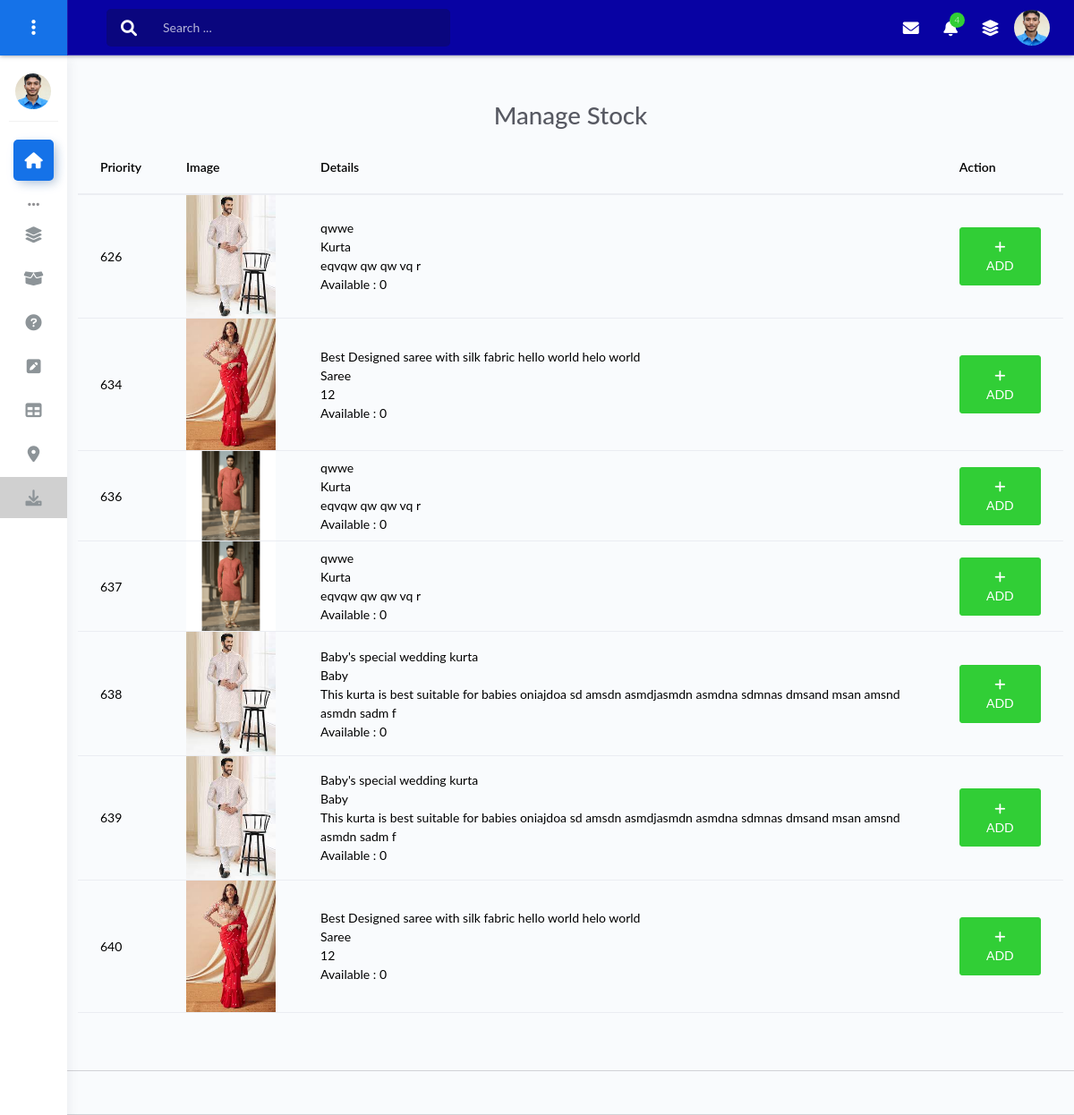
The app's page /admin/manage_stock.php (signed in) with its own data.
### tables this page shows
CREATE TABLE `item_list` (
  `item_id` int(11) NOT NULL,
  `category_id` int(11) NOT NULL,
  `product_id` int(11) NOT NULL,
  `color_id` int(11) NOT NULL,
  `size_id` int(11) NOT NULL,
  `mrp` int(10) UNSIGNED NOT NULL,
  `price` int(10) UNSIGNED NOT NULL,
  `visible` tinyint(1) NOT NULL DEFAULT 0,
  `priority` int(10) UNSIGNED DEFAULT NULL
);

CREATE TABLE `product_list` (
  `product_id` int(11) NOT NULL,
  `category_id` int(11) NOT NULL,
  `created_at` datetime NOT NULL DEFAULT current_timestamp(),
  `updated_at` datetime NOT NULL DEFAULT current_timestamp() ON UPDATE current_timestamp(),
  `product_code` varchar(50) NOT NULL,
  `product_name` varchar(100) NOT NULL,
  `description` text DEFAULT NULL,
  `keywords` varchar(255) DEFAULT NULL,
  `gender` char(2) NOT NULL,
  `visible` tinyint(1) NOT NULL DEFAULT 1,
  `priority` int(10) UNSIGNED DEFAULT NULL
);

CREATE TABLE `category_list` (
  `category_id` int(11) NOT NULL,
  `category_name` varchar(100) NOT NULL,
  `description` text DEFAULT NULL
);

### assets/public_function.php (called while the page is built, shortened)
<?php
function getDetails($conn, $itemCondition = "", $itemId = "")
{
    $details = [];
    $itemsSql = "SELECT item_list.*, product_list.description AS p_description, category_list.description AS c_description, category_list.category_name, product_list.product_name, product_list.product_code, product_list.gender, color_list.color_code, color_list.color_name, size_list.size_name, size_list.size_code, product_list.priority AS p_priority, product_list.visible AS p_visible,     product_list.keywords AS p_keywords,    COALESCE(stock.total_quantity, 0) AS stock FROM
    item_list
LEFT JOIN
    category_list ON item_list.category_id = category_list.category_id
LEFT JOIN
    product_list ON item_list.product_id = product_list.product_id
LEFT JOIN
    color_list ON item_list.color_id = color_list.color_id
LEFT JOIN
    size_list ON item_list.size_id = size_list.size_id
LEFT JOIN
 (SELECT item_id, SUM(quantity) AS total_quantity FROM stock GROUP BY item_id) AS stock ON item_list.item_id = stock.item_id WHERE 1=1 ";
    $result = $conn->query($itemsSql);
    if ($result) {
        while ($row = $result->fetch_assoc()) {
            $row['item_images'] = getItemImages($conn, $row['item_id']);
            $details[] = $row;
        }
        return $details;
    } else {
        return false;
    }
}
function getItemImages($conn, $itemId)
{
    $itemId = $conn->real_escape_string($itemId);
    $sql = "SELECT image_url FROM item_images WHERE item_id = $itemId ORDER BY priority ASC";
    $result = $conn->query($sql);
    if ($result) {
        $itemImages = [];
        while ($row = $result->fetch_assoc()) {
            $itemImages[] = $row['image_url'];
        }
        return $itemImages;
    } else {
        return false;
    }
}
?>

### admin/manage_stock.php (the view, shortened to what this page needs)
<?php
if (isset ($_SESSION['AdminID'])) {
    include ('header.php');
    include ('../conn.php');
    ?>
    <div class="container mt-5 overflow-scroll">
        <div>
            <h1 class="text-center">Manage Stock</h1>
            <table class="table">
                <thead>
                    <tr>
                        <th>Priority</th>
                        <th>Image</th>
                        <th>Details</th>
                        <th>Action</th>
                    </tr>
                </thead>
                <tbody>
                    <?php
                    $itemCondition = "";
                    $items = getDetails($conn, $itemCondition);
                    foreach ($items as $item) {
                        ?>
                        <tr>
                            <td>
                                <?php echo $item['item_id'] ?>
                            </td>
                            <td>
                                <img src="../assets/item_images/<?php echo @$item['item_images'][0] ?>" style="width:100px"
                                    alt="">
                            </td>
                            <td>
                                <?php echo $item['product_name'] ?><br>
                                <?php echo $item['category_name'] ?><br>
                                <?php echo $item['p_description'] ?><br>
                                Available :
                                <?php echo $item['stock'] ?><br>
                            </td>
                            <td>
                                <div class="btn btn-success" data-bs-toggle="modal" data-bs-target="#addStockModal"
                                    onclick="stockPreview('../assets/item_images/<?php echo @$item['item_images'][0] ?>', '<?php echo $item['category_name'] ?>', '<?php echo $item['product_name'] ?>', '<?php echo $item['price'] ?>', '<?php echo $item['mrp'] ?>', '<?php echo $item['size_name'] . '(' . $item['size_code'] . ')' ?>', '<?php echo $item['color_code'] ?>',<?php echo $item['item_id'] ?>);$('.openbtn').click();">
                                    <i class="fa fa-plus"></i> ADD
                                </div>
                            </td>
                        </tr>
                        <?php
                    }
                    ?>
                </tbody>
            </table>
        </div>
</div>
<?php include ('footer.php'); ?>
<?php
} else {
    header('location: login');
}
?>

### admin/header.php (shortened to what this page needs)
<!DOCTYPE html>
<html lang="en">
<head>
    <link rel="stylesheet" href="https://cdnjs.cloudflare.com/ajax/libs/font-awesome/6.0.0-beta3/css/all.min.css">
    <link rel="stylesheet" href="../assets/css/bootstrap.min.css">
    <link rel="stylesheet" href="../assets/css/datatable.css">
    <link rel="stylesheet" href="../assets/css/common.css">
    <link rel="stylesheet" href="src/css/style.css">
    <link rel="stylesheet" href="../assets/css/atlantis.css">
</head>
<body class="">
    <?php include ('../assets/public_function.php'); ?>
    <div class="wrapper sidebar_minimize">
        <div class="main-header">
            <?php include ('navbar.php') ?>
        </div>
        <?php include ('aside.php') ?>
        <div class="main-panel">
            <div class="content">

### admin/navbar.php (shortened to what this page needs)
<div class="logo-header" data-background-color="blue">
    <div class="nav-toggle" data-bs-toggle="sidebar_minimize" data-bs-target=".sidebar">
        <button class="btn btn-toggle toggle-sidebar">
        </button>
    </div>
</div>
<nav class="navbar navbar-header navbar-expand-lg bg-pri">
    <div class="container-fluid">
        <div class="collapse" id="search-nav">
            <form class="navbar-left navbar-form nav-search ms-md-3">
                <div class="input-group">
                    <div class="input-group-prepend d-flex pt-1">
                        <button type="submit" class="btn input-group-text btn-search ">
                            <i class="fa fa-search search-icon"></i>
                        </button>
                    </div>
                    <input type="text" placeholder="Search ..." class="form-control">
                </div>
            </form>
        </div>
        <ul class="navbar-nav topbar-nav ml-md-auto align-items-center">
            <li class="nav-item dropdown hidden-caret">
                <a class="nav-link dropdown-toggle" href="#" id="messageDropdown" role="button"
                    data-bs-toggle="dropdown" aria-haspopup="true" aria-expanded="false">
                    <i class="fa fa-envelope"></i>
                </a>
            </li>
            <li class="nav-item dropdown hidden-caret">
                <a class="nav-link dropdown-toggle" href="#" id="notifDropdown" role="button" data-bs-toggle="dropdown"
                    aria-haspopup="true" aria-expanded="false">
                    <i class="fa fa-bell"></i>
                    <span class="notification">4</span>
                </a>
            </li>
            <li class="nav-item dropdown hidden-caret">
                <a class="nav-link" data-bs-toggle="dropdown" href="#" aria-expanded="false">
                    <i class="fas fa-layer-group"></i>
                </a>
            </li>
            <li class="nav-item dropdown hidden-caret">
                <a class="dropdown-toggle profile-pic" data-bs-toggle="dropdown" href="#" aria-expanded="false">
                    <div class="avatar-sm">
                        <img src="src/img/photo.jpg" alt="..." class="avatar-img rounded-circle">
                    </div>
                </a>
            </li>
        </ul>
    </div>
</nav>

### admin/aside.php (shortened to what this page needs)
<div class="sidebar sidebar-style-2">
    <div class="sidebar-wrapper scrollbar scrollbar-inner">
        <div class="sidebar-content">
            <div class="user">
                <div class="avatar-sm float-start me-2">
                    <img src="src/img/photo.jpg" alt="..." class="avatar-img rounded-circle">
                </div>
            </div>
            <ul class="nav nav-primary">
                <li class="nav-item active">
                    <a href="dashboard">
                        <i class="fas fa-home"></i>
                    </a>
                </li>
                <li class="nav-section">
                    <span class="sidebar-mini-icon">
                        <i class="fa fa-ellipsis-h"></i>
                    </span>
                </li>
                <li class="nav-item">
                    <a href="manage_category">
                        <i class="fas fa-layer-group"></i>
                    </a>
                </li>
                <li class="nav-item">
                    <a href="manage_stock">
                        <i class="fas fa-box-open"></i>
                    </a>
                </li>
                <li class="nav-item">
                    <a href="manage_queries">
                        <i class="fas fa-question-circle"></i>
                    </a>
                </li>
                <li class="nav-item">
                    <a data-bs-toggle="collapse" href="#specification">
                        <i class="fas fa-pen-square"></i>
                    </a>
                </li>
                <li class="nav-item">
                    <a data-bs-toggle="collapse" href="#tables">
                        <i class="fas fa-table"></i>
                    </a>
                </li>
                <li class="nav-item">
                    <a data-bs-toggle="collapse" href="#maps">
                        <i class="fas fa-map-marker-alt"></i>
                    </a>
                </li>
                <li class="nav-item bg-grey">
                    <a href="download_backup">
                        <i class="fas fa-download"></i>
                    </a>
                </li>
            </ul>
        </div>
    </div>
</div>

### admin/footer.php (shortened to what this page needs)
</div>
<hr class="my-5">
</div>
</body>
</html>

### assets/css/datatable.css (style rules this page uses)
:root { --dt-row-selected: 13, 110, 253;--dt-row-selected-text: 255, 255, 255;--dt-row-selected-link: 9, 10, 11;--dt-row-stripe: 0, 0, 0;--dt-row-hover: 0, 0, 0;--dt-column-ordering: 0, 0, 0;--dt-html-background: white }

### assets/css/common.css (style rules this page uses)
:root { --pri: #0802A3; --acc: #FF7676; --sec: #FF0060; --nue: #fff; --grey: #d0d0d0; --red: #ff0000; --green: #00ff00; }
.bg-pri { background: var(--pri); }
.bg-grey { background: var(--grey) !important; }
.table { --bs-table-bg: auto; }

### admin/src/css/style.css (style rules this page uses)
body { background-color: #f8f9fa; }
.fa { font-family: 'FontAwesome'; }
.navbar a { color: var(--nue); }

### records on screen
item_list: item_id "626", product.product_name "qwwe", category.category_name "Kurta", product.description "eqvqw qw qw vq r", stock "0"
item_list: item_id "634", product.product_name "Best Designed saree with silk fabric hello world helo world", category.category_name "Saree", product.description "12", stock "0"
item_list: item_id "636", product.product_name "qwwe", category.category_name "Kurta", product.description "eqvqw qw qw vq r", stock "0"
item_list: item_id "637", product.product_name "qwwe", category.category_name "Kurta", product.description "eqvqw qw qw vq r", stock "0"
item_list: item_id "638", product.product_name "Baby's special wedding kurta", category.category_name "Baby", product.description "This kurta is best suitable for babies oniajdoa sd amsdn asmdjasmdn asmdna sdmnas dmsand msan amsnd asmdn sadm f", stock "0"
item_list: item_id "639", product.product_name "Baby's special wedding kurta", category.category_name "Baby", product.description "This kurta is best suitable for babies oniajdoa sd amsdn asmdjasmdn asmdna sdmnas dmsand msan amsnd asmdn sadm f", stock "0"
item_list: item_id "640", product.product_name "Best Designed saree with silk fabric hello world helo world", category.category_name "Saree", product.description "12", stock "0"
